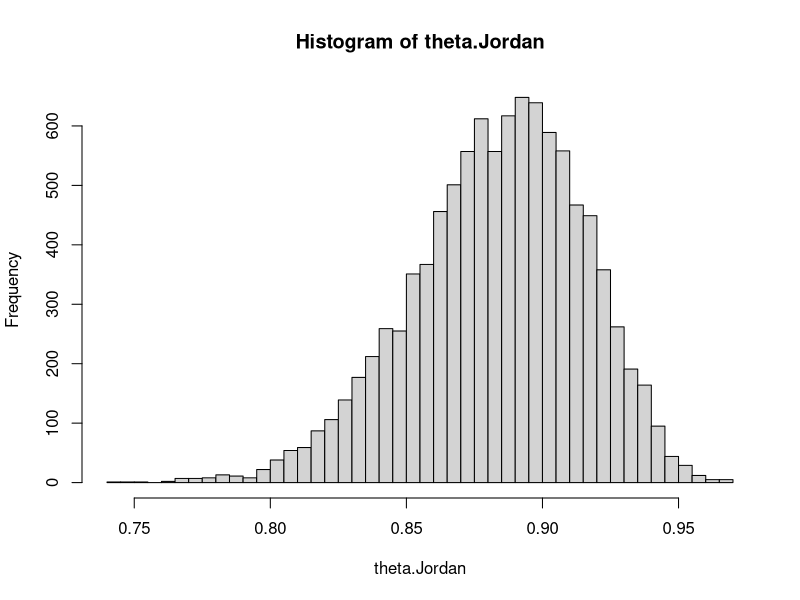
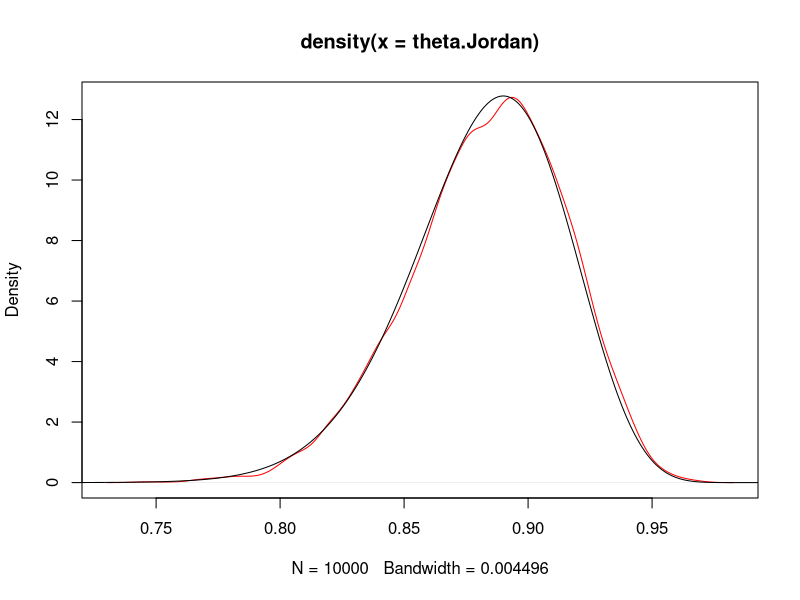
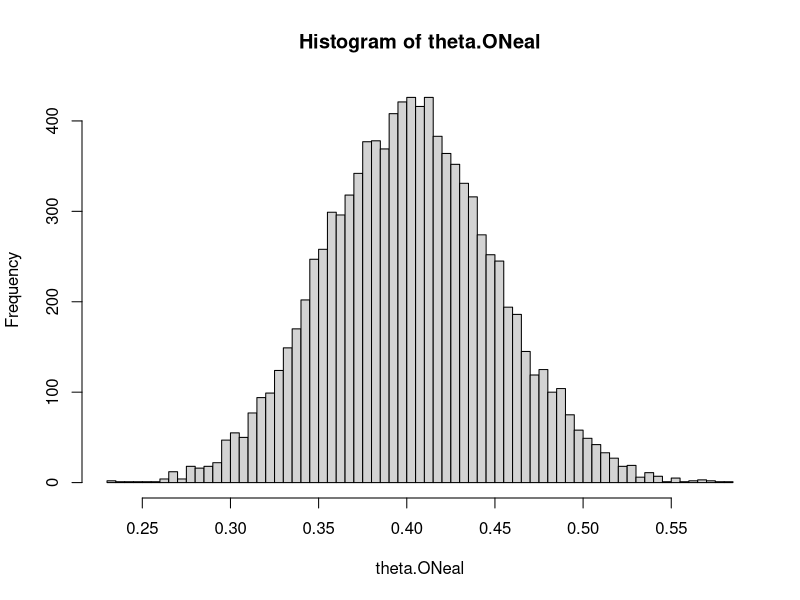
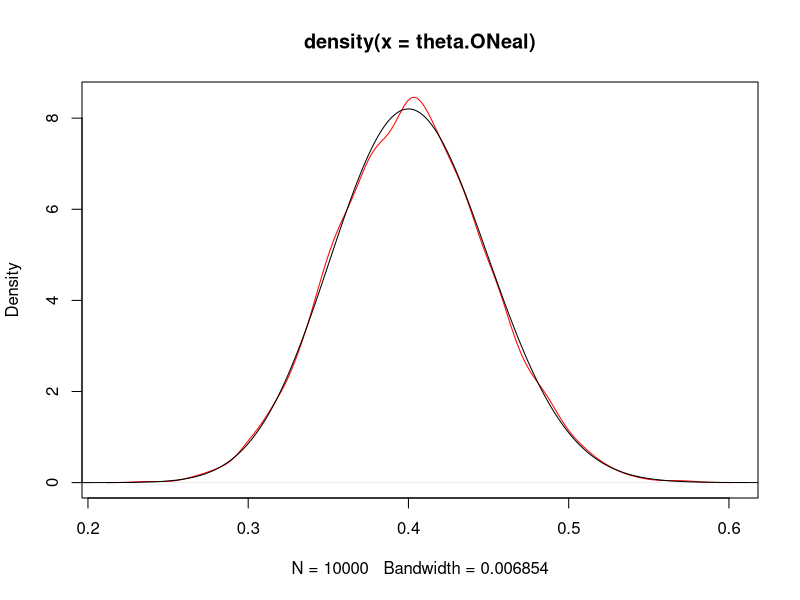
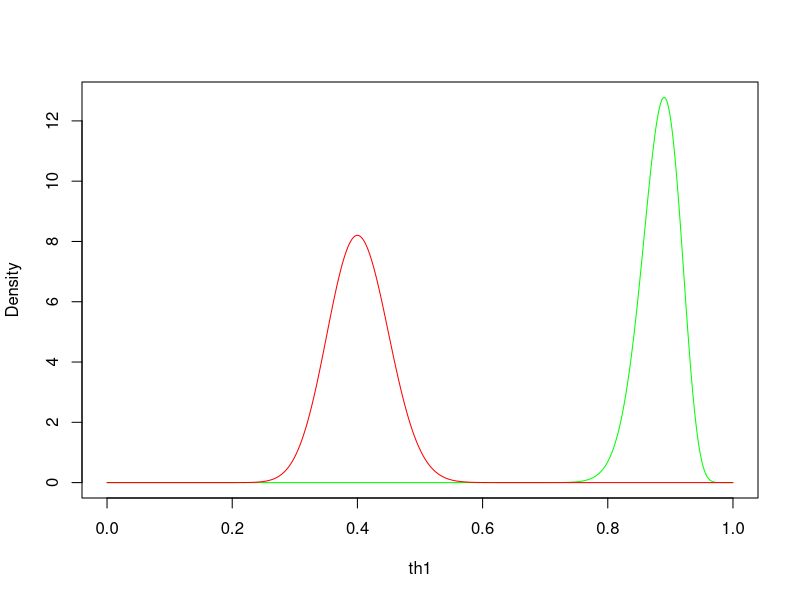
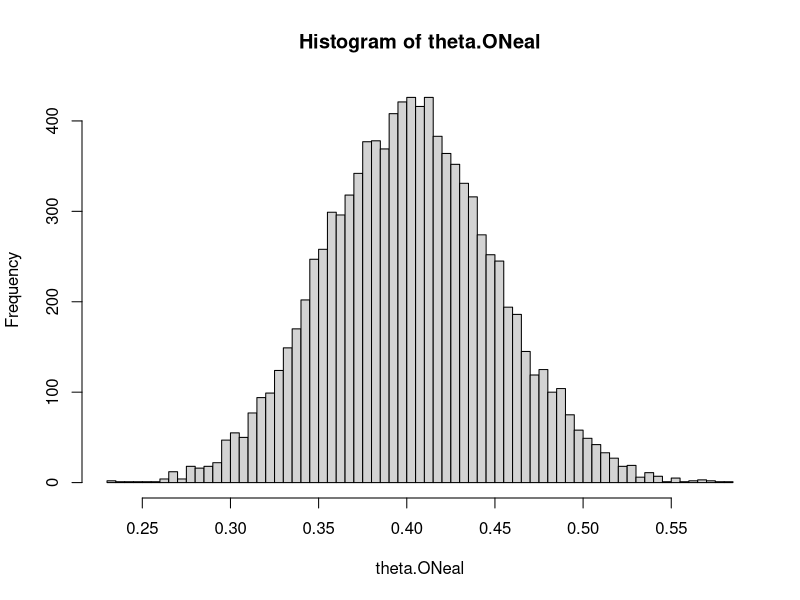
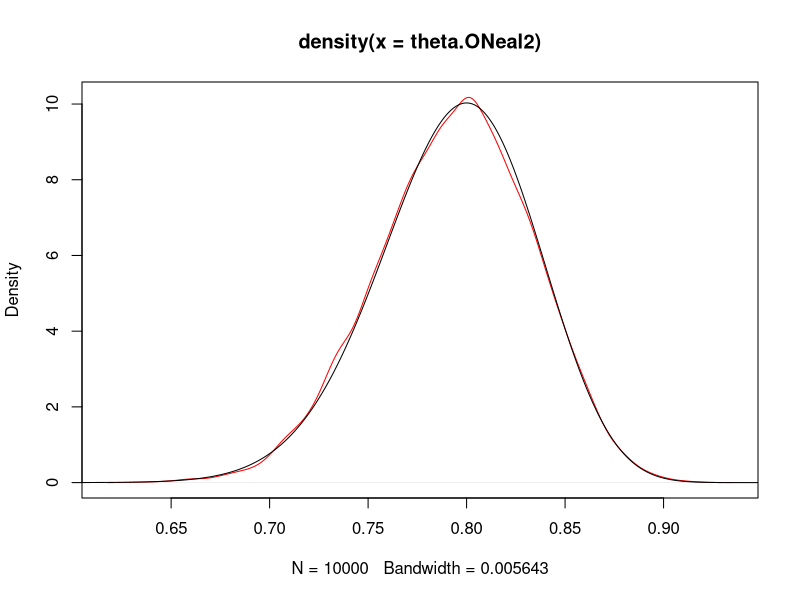
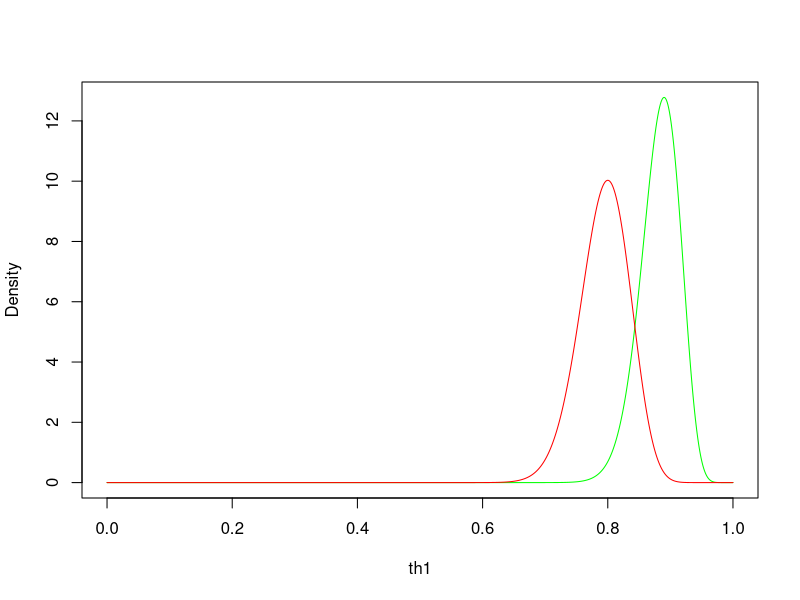

Recreate these plots in R, in order.
## ---- chunk 1
knitr::opts_chunk$set(echo = TRUE)
## ---- chunk 2

a <- 1
b <- 1
n <- 100
factor <- 100
bounds <- c(0.025, 0.9975)

successes <- 89


# a) A binomial(a,n) * a Unif[0,1] -> a Beta(a+1, n-a+1) 

post.CrI <- qbeta(bounds, successes + a, n - successes + b)
post.CrI

# c) Posterior Densities and quantiles

theta.Jordan <- rbeta(n*factor, successes + 1, n - successes + b)
quantile(theta.Jordan, bounds)


hist(theta.Jordan, 50)
plot(density(theta.Jordan), col = "red")
th1 <- seq(0,1,0.001)
lines(th1,dbeta(th1,successes + a, n - successes + b))


dbeta.Jordan <- dbeta(th1,successes + a, n - successes + b)

#Probability of Jordan being 90% accurate with flat priors.
1-pbeta(0.9, successes + a, n - successes + b)

sum(theta.Jordan>0.9)/10000

## ---- chunk 3

a <- 1
b <- 1

successes <- 40
bounds <- c(0.025, 0.9975)

# b) A binomial(a,n) * a Unif[0,1] -> a Beta(a+1, n-a+1) 

post.CrI <- qbeta(bounds, successes + a, n - successes + b)
post.CrI

# c) Posterior Densities and quantiles

theta.ONeal <- rbeta(n*factor, successes + 1, n - successes + b)
quantile(theta.ONeal, bounds)

# Plot the histogram and the smoothed density (simulation) overlayed with the function (dbeta)

hist(theta.ONeal, 50)
plot(density(theta.ONeal), col = "red")
lines(th1,dbeta(th1,successes + a, n - successes + b))

dbeta.ONeal <- dbeta(th1,successes + a, n - successes + b)

#Probability of ONeal being 40% accurate with flat priors.
1-pbeta(0.4, successes + a, n - successes + b)

sum(theta.ONeal>0.4)/10000

## ---- chunk 4

plot(th1, dbeta.Jordan, col = "green", type = 'l', ylab = "Density")
lines(th1, dbeta.ONeal, col = "red", type = 'l')

# f) the probability that theta.Jordan is greater than theta.ONeal

mean(theta.Jordan>theta.ONeal)

## ---- chunk 5
a <- 1
b <- 1

successes <- 80
bounds <- c(0.025, 0.9975)

# b) A binomial(a,n) * a Unif[0,1] -> a Beta(a+1, n-a+1) 

post.CrI <- qbeta(bounds, successes + a, n - successes + b)
post.CrI

# c) Posterior Densities and quantiles

theta.ONeal2 <- rbeta(n*factor, successes + 1, n - successes + b)
quantile(theta.ONeal2, bounds)

# Plot the histogram and the smoothed density (simulation) overlayed with the function (dbeta)

hist(theta.ONeal, 50)
plot(density(theta.ONeal2), col = "red")
lines(th1,dbeta(th1,successes + a, n - successes + b))

dbeta.ONeal2 <- dbeta(th1,successes + a, n - successes + b)

#Probability of ONeal being 40% accurate with flat priors.
1-pbeta(0.8, successes + a, n - successes + b)

sum(theta.ONeal2>0.8)/10000

## ---- chunk 6

plot(th1, dbeta.Jordan, col = "green", type = 'l', ylab = "Density")
lines(th1, dbeta.ONeal2, col = "red", type = 'l')

# f) the probability that theta.Jordan is greater than theta.ONeal

mean(theta.Jordan>theta.ONeal2)

## ---- chunk 7

n <- 1000
a <- 100
b <- 100
pbeta(0.6, a, b) - pbeta(0.4, a, b)
c <- pbeta(c(0.6,0.4),a,b)
qbeta(c, a,b)

# e)
births <- 1000
males <- 511
mu <- 0.5
sig2 <- 0.01
a <- mu*(mu*(1-mu)/sig2 -1)
b <- (1-mu)*(mu*(1-mu)/sig2 -1)

1 - pbeta(0.5, males + a, births - males + b)
1 - pbeta(0.5, births - males + a, males + b)

## ---- chunk 8
# THis part is confusing. CHeck the answers on Tuesday night.

y <- 1
sig <- 2
lik.theta1 <- dnorm(y,1,sig)
lik.theta1
prod.theta1 <- dnorm(y, 1, sig)*0.5
prod.theta1
lik.theta2 <- dnorm(y, 2, sig)
lik.theta2
prod.theta2 <- dnorm(y, 2, sig)*0.5
prod.theta2

post.theta1 <- prod.theta1/sum(prod.theta1,prod.theta2)
post.theta2 <- prod.theta2/sum(prod.theta1,prod.theta2)

post.theta1
post.theta2


